Frame 1 (no input): blank canvas, image omitted
Frame 60 (the mouse pressed at the canvas centre just before this capture): blank canvas, image omitted
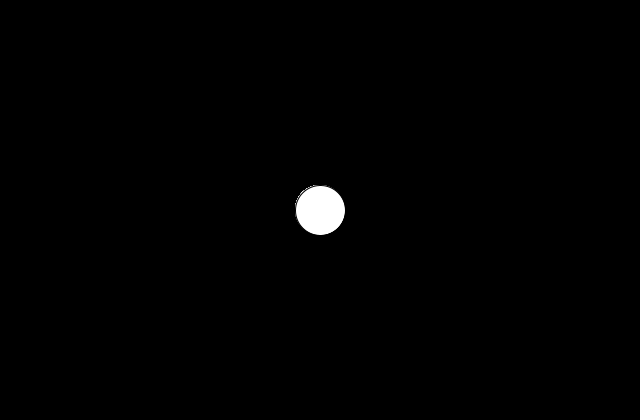
Frame 120 (the mouse held since frame 60 and released just before this capture)

The Processing sketch whose frames 1 and 60 were blank and that drew this single picture after the mouse press (run headless with seeded random() and noise(); from frame 60 on, the mouse is pressed at the canvas centre):

// Processing sketch: Ellipse_Dessin
// ── Ellipse_Dessin.pde
void setup() {
  
  size(640,420);
  smooth();
  background(0);
}

void draw() {
  // Une structure conditionnelle qui dit :
  // si nous appuyons sur la souris, exécuter
  // les instructions entre les deux accolades
  if (mousePressed) {
    fill(255);
    ellipse(mouseX,mouseY,50,50);
  }
}

/*
NOTES:

mouseX & mouseY sont des variables propres à Processing
et qui stocke la position en x & y de la souris 

*/
